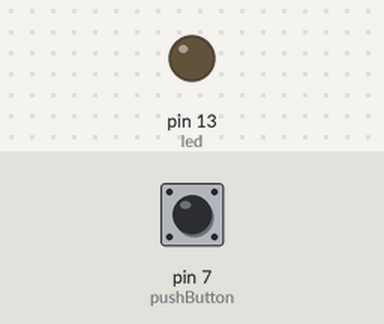
Recording of a sketch running on a simulated Arduino Uno, built with avr-gcc and run on an emulated ATmega328P. Parts: output pins drawn as LEDs (lit = HIGH). Inputs (shaded band) come from the test bench; at power-on: pin 7 (pushButton) LOW.

Above: at 1.2 s.
1.3 s: pin 7 (pushButton) pulled HIGH for 0.15 s
At 1.37 s:
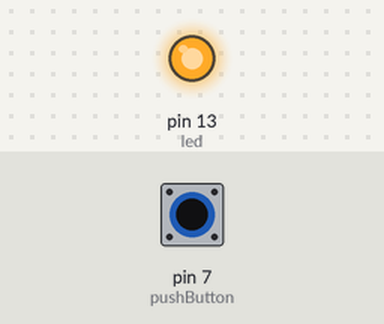
2.9 s: pin 7 (pushButton) pulled HIGH for 3.2 s
At 6.7 s:
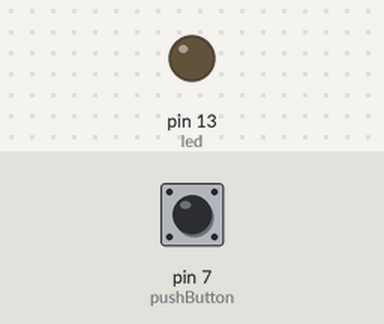
Timing chart, 0 to 8.2 s (numbered marks = the images above; inputs shaded):
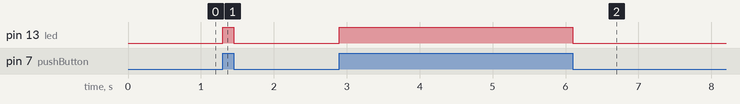

The sketch:

switch_with_led.ino
```cpp
int led = 13;
int pushButton = 7;
int state = 0;

void setup()
{
  pinMode(pushButton, INPUT);
  pinMode(led, OUTPUT);
}

void loop()
{
  state = digitalRead(pushButton);

  digitalWrite(led, state);
}
```

Measured:
- after the input at 1.3 s, pin 13 (led): LOW → HIGH at once, → LOW 0.15 s later
- after the input at 2.9 s, pin 13 (led): LOW → HIGH at once, → LOW 3.2 s later
